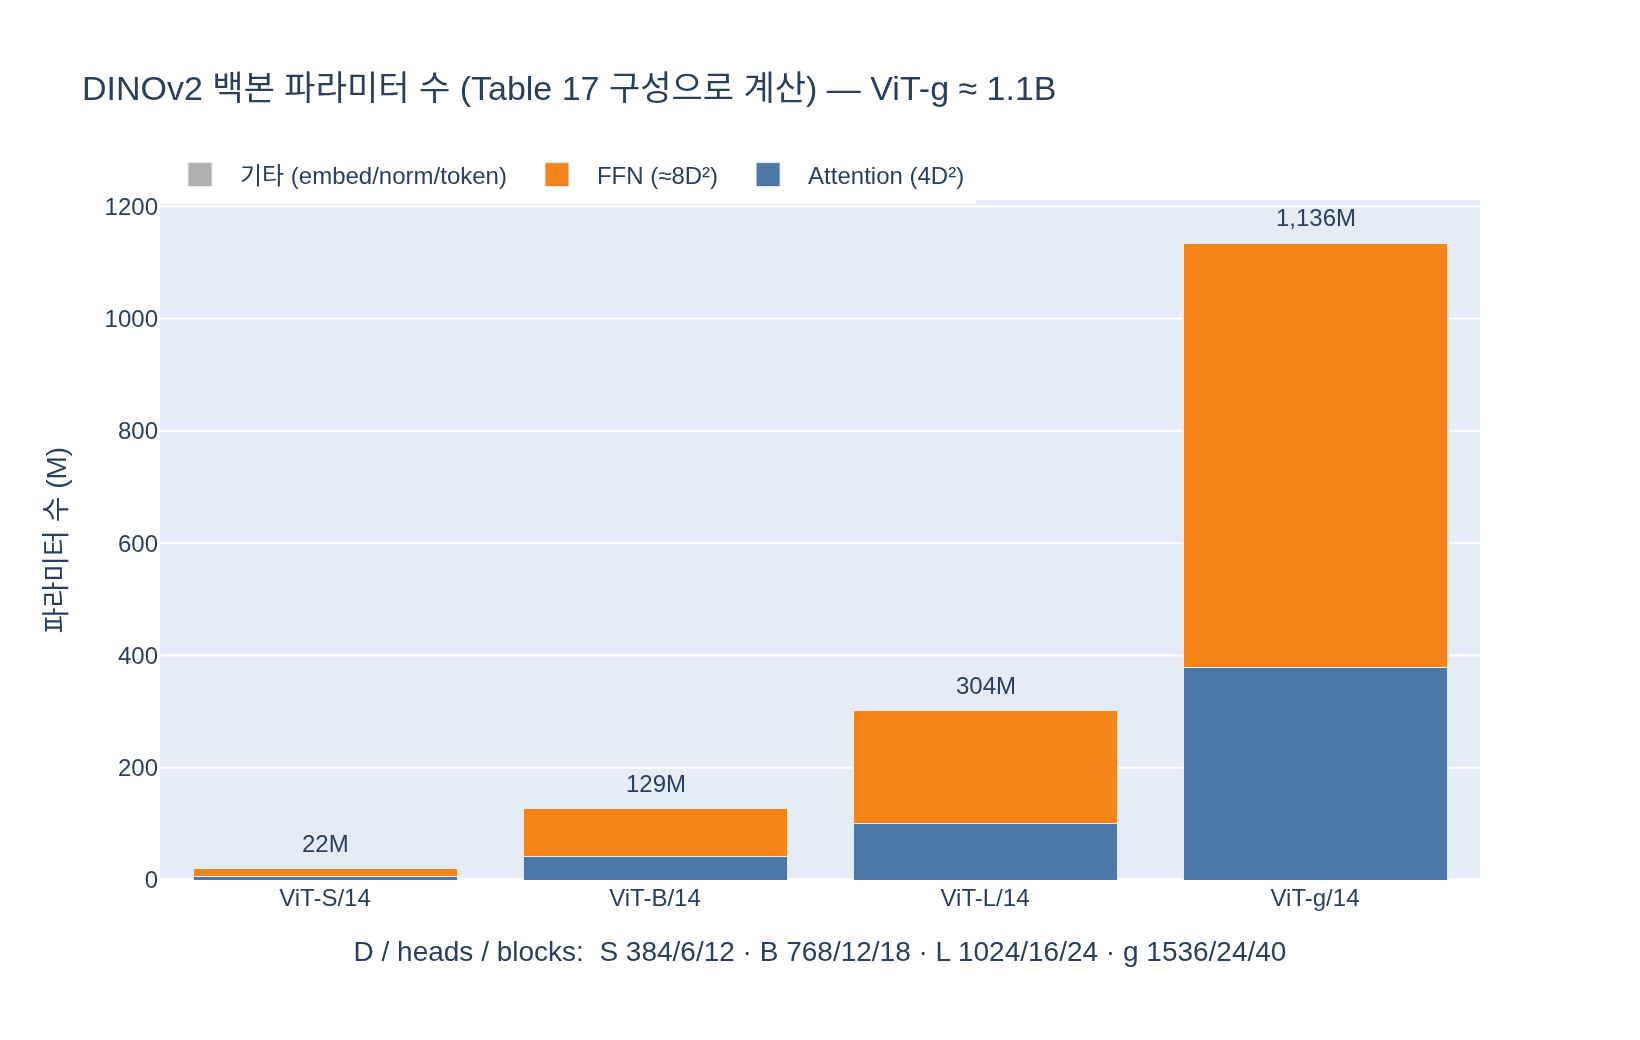

The Python source for this figure:
# %% [markdown]
# # DINOv2 ViT-g 백본의 파라미터 수 — 직접 세어 보기
#
# **카드 요지**: DINOv2 ViT-g/14 백본은 **약 11억(1.1B) 파라미터**이며,
# embedding dim **1536**, **24 heads**(64 dim/head), **40 blocks**, **SwiGLU FFN** 구성이다
# (논문 5장 "Fast and memory-efficient attention" 절, 부록 Table 17).
#
# 이 스크립트는 논문 Table 17의 숫자와 이 저장소의 실제 구현
# (`dinov2/models/vision_transformer.py`의 `vit_giant2`, `dinov2/layers/swiglu_ffn.py`)을
# 근거로 파라미터 수를 **numpy 없이 산술만으로** 재현한다. torch 불필요.
#
# 필요 패키지: plotly, kaleido (그래프 저장용; 없으면 계산 부분만 실행됨)

# %%
import os

def _show(fig):
    try:
        from IPython import get_ipython
        if get_ipython() is not None:  # VSCode 셀/Jupyter에서만 렌더링
            fig.show()
    except ImportError:
        pass

HERE = os.path.dirname(os.path.abspath(__file__)) if "__file__" in globals() else os.getcwd()

# %% [markdown]
# ## 1. 블록 하나의 파라미터 수
#
# ViT 블록 하나는 다음으로 구성된다 (DINOv2 구현 기준, bias 포함):
#
# - **Attention**: $W_{qkv} \in \mathbb{R}^{D \times 3D}$, $W_{proj} \in \mathbb{R}^{D \times D}$
#   $\Rightarrow 4D^2 + 4D$
# - **LayerNorm × 2**: 각 $2D$ $\Rightarrow 4D$
# - **LayerScale × 2**: 각 $D$ $\Rightarrow 2D$
# - **FFN**: 아래 두 종류 중 하나
#   - 일반 MLP (hidden $H = 4D$): $W_1 \in \mathbb{R}^{D \times H}$, $W_2 \in \mathbb{R}^{H \times D}$
#     $\Rightarrow 2DH + H + D$
#   - **SwiGLU** (DINOv2 `SwiGLUFFNFused`): $\text{SwiGLU}(x) = (\text{SiLU}(xW_1) \odot xW_2)\,W_3$.
#     게이트 때문에 행렬이 3개라, 파라미터 수를 MLP와 맞추기 위해 hidden을
#     $H' = \lfloor \tfrac{2}{3}\cdot 4D \rfloor$ (8의 배수로 정렬)로 줄인다.
#     $\Rightarrow 2DH' + 2H' + H'D + D = 3DH' + 2H' + D$
#
# head 수는 파라미터 수에 **영향을 주지 않는다** — $D$를 몇 조각으로 나눠 attention을 계산하느냐의 문제일 뿐,
# $W_{qkv}$의 크기는 $D \times 3D$로 동일하다.

# %%
def attn_params(D):
    return (D * 3 * D + 3 * D) + (D * D + D)          # qkv + proj (bias 포함)

def mlp_params(D, mlp_ratio=4):
    H = int(mlp_ratio * D)
    return (D * H + H) + (H * D + D)                    # fc1 + fc2

def swiglu_hidden(D, mlp_ratio=4):
    # dinov2/layers/swiglu_ffn.py SwiGLUFFNFused: hidden = (int(hidden*2/3) + 7) // 8 * 8
    H = int(mlp_ratio * D)
    return (int(H * 2 / 3) + 7) // 8 * 8

def swiglu_params(D, mlp_ratio=4):
    Hp = swiglu_hidden(D, mlp_ratio)
    w12 = D * (2 * Hp) + 2 * Hp                         # W1, W2를 하나의 Linear(D, 2H')로 융합
    w3 = Hp * D + D
    return w12 + w3

def block_params(D, ffn="swiglu", mlp_ratio=4):
    norms = 2 * (2 * D)          # LayerNorm(weight, bias) × 2
    layerscale = 2 * D           # LayerScale gamma × 2
    ffn_p = swiglu_params(D, mlp_ratio) if ffn == "swiglu" else mlp_params(D, mlp_ratio)
    return attn_params(D) + norms + layerscale + ffn_p

D = 1536
print("ViT-g  D =", D, " heads = 24  → dim/head =", D // 24)
print("SwiGLU hidden H' =", swiglu_hidden(D), "(MLP였다면 4D =", 4 * D, ")")
print(f"attention      : {attn_params(D):>13,}")
print(f"SwiGLU FFN     : {swiglu_params(D):>13,}")
print(f"(참고) MLP FFN : {mlp_params(D):>13,}")
print(f"block (SwiGLU) : {block_params(D):>13,}")
# 출력:
# ViT-g  D = 1536  heads = 24  → dim/head = 64
# SwiGLU hidden H' = 4096 (MLP였다면 4D = 6144 )
# attention      :     9,443,328
# SwiGLU FFN     :    18,884,096
# (참고) MLP FFN :    18,882,048
# block (SwiGLU) :    28,336,640

# %% [markdown]
# SwiGLU와 MLP의 FFN 파라미터 수가 거의 같다는 점에 주목 — hidden을 $\tfrac{2}{3}$로 줄이는 것이
# 바로 "파라미터 수를 유지하면서 게이트를 넣는" 트릭이다 (Shazeer, 2020).
#
# ## 2. 전체 백본 = 40 blocks + 임베딩/토큰 + 최종 norm
#
# - Patch embedding (conv $14\times14$, 3채널 → $D$): $3\cdot14^2 D + D$
# - cls token $D$, mask token $D$
# - positional embedding: 학습 해상도 518px, 패치 14 → $37^2 + 1 = 1370$ 토큰 $\Rightarrow 1370 D$
# - 최종 LayerNorm: $2D$

# %%
def backbone_params(D, depth, ffn="swiglu", patch=14, img=518, mlp_ratio=4):
    n_tok = (img // patch) ** 2 + 1
    patch_embed = 3 * patch * patch * D + D
    tokens = D + D + n_tok * D                         # cls + mask + pos_embed
    final_norm = 2 * D
    return depth * block_params(D, ffn, mlp_ratio) + patch_embed + tokens + final_norm

total_g = backbone_params(1536, 40)
print(f"ViT-g/14 (DINOv2) 총 파라미터: {total_g:,}  ≈ {total_g/1e9:.2f}B")
print(f"  그 중 40 blocks           : {40*block_params(1536):,}  ({40*block_params(1536)/total_g:.1%})")
# 출력:
# ViT-g/14 (DINOv2) 총 파라미터: 1,136,480,768  ≈ 1.14B
#   그 중 40 blocks           : 1,133,465,600  (99.7%)

# %% [markdown]
# 논문이 말하는 **"1.1B parameters"**가 그대로 나온다. 파라미터의 99.7%는 40개 블록에 있고,
# 그 안에서 FFN이 약 2/3, attention이 약 1/3을 차지한다.
#
# ## 3. Zhai et al.(2022)의 원래 ViT-g와 비교
#
# 원래 ViT-g는 $D=1408$, 16 heads(88 dim/head), 40 blocks, MLP hidden 6144다.
# DINOv2는 FlashAttention 효율을 위해 **dim/head가 64의 배수, $D$가 256의 배수**가 되도록
# $D=1536$, 24 heads로 바꿨다. 그 대가로 파라미터가 약 12% 늘어난다.

# %%
def zhai_vitg_params(patch=14, img=224):
    D, depth, H = 1408, 40, 6144
    attn = attn_params(D)
    ffn = (D * H + H) + (H * D + D)
    blk = attn + 4 * D + ffn                          # LayerScale 없음(원본 ViT)
    n_tok = (img // patch) ** 2 + 1
    return depth * blk + (3 * patch * patch * D + D) + D + n_tok * D + 2 * D

zhai = zhai_vitg_params()
print(f"Zhai ViT-g/14 (1408, 16 heads, MLP 6144): {zhai:,} ≈ {zhai/1e9:.2f}B")
print(f"DINOv2 ViT-g/14 (1536, 24 heads, SwiGLU): {total_g:,} ≈ {total_g/1e9:.2f}B")
print(f"증가율: {(total_g/zhai - 1):.1%}")
print("dim/head: Zhai 1408/16 =", 1408 / 16, "(64의 배수 아님) vs DINOv2 1536/24 =", 1536 / 24)
print("D mod 256: Zhai", 1408 % 256, "vs DINOv2", 1536 % 256)
# 출력:
# Zhai ViT-g/14 (1408, 16 heads, MLP 6144): 1,011,202,432 ≈ 1.01B
# DINOv2 ViT-g/14 (1536, 24 heads, SwiGLU): 1,136,480,768 ≈ 1.14B
# 증가율: 12.4%
# dim/head: Zhai 1408/16 = 88.0 (64의 배수 아님) vs DINOv2 1536/24 = 64.0
# D mod 256: Zhai 128 vs DINOv2 0

# %% [markdown]
# ## 4. DINOv2 모델 패밀리 전체 (Table 17)
#
# | Arch | Embed dim | Heads | Blocks | FFN |
# |---|---|---|---|---|
# | ViT-S/14 | 384 | 6 | 12 | MLP |
# | ViT-B/14 | 768 | 12 | 18 | MLP |
# | ViT-L/14 | 1024 | 16 | 24 | MLP (distilled) / SwiGLU (scratch) |
# | ViT-g/14 | 1536 | 24 | 40 | SwiGLU |
#
# 파라미터 수는 대략 $\text{depth}\times 12D^2$로 스케일한다 (attention $4D^2$ + FFN $8D^2$).

# %%
family = [
    ("ViT-S/14", 384, 12, "mlp"),
    ("ViT-B/14", 768, 18, "mlp"),
    ("ViT-L/14", 1024, 24, "mlp"),
    ("ViT-g/14", 1536, 40, "swiglu"),
]
rows = []
for name, d, depth, ffn in family:
    p = backbone_params(d, depth, ffn)
    approx = depth * 12 * d * d
    rows.append((name, d, depth, ffn, p))
    print(f"{name}: D={d:>5} depth={depth:>2} {ffn:6s} → {p/1e6:8.1f}M  (근사 12·depth·D² = {approx/1e6:7.1f}M)")
# 출력:
# ViT-S/14: D=  384 depth=12 mlp    →     22.1M  (근사 12·depth·D² =    21.2M)
# ViT-B/14: D=  768 depth=18 mlp    →    129.1M  (근사 12·depth·D² =   127.4M)
# ViT-L/14: D= 1024 depth=24 mlp    →    304.4M  (근사 12·depth·D² =   302.0M)
# ViT-g/14: D= 1536 depth=40 swiglu →   1136.5M  (근사 12·depth·D² =  1132.5M)

# %% [markdown]
# 공개된 체크포인트 크기(S 21M / B 86M / L 300M / g 1.1B)와 일치한다
# (B는 논문 Table 17의 18 blocks 기준이면 129M, 공개 hub 모델은 12 blocks라 86M).
#
# ## 5. 시각화 — 모델별 파라미터 구성(attention / FFN / 기타)

# %%
try:
    import plotly.graph_objects as go

    names = [r[0] for r in rows]
    attn_tot = [r[2] * attn_params(r[1]) / 1e6 for r in rows]
    ffn_tot = [r[2] * (swiglu_params(r[1]) if r[3] == "swiglu" else mlp_params(r[1])) / 1e6 for r in rows]
    other = [r[4] / 1e6 - a - f for r, a, f in zip(rows, attn_tot, ffn_tot)]

    fig = go.Figure()
    fig.add_bar(name="Attention (4D²)", x=names, y=attn_tot, marker_color="#4C78A8")
    fig.add_bar(name="FFN (≈8D²)", x=names, y=ffn_tot, marker_color="#F58518")
    fig.add_bar(name="기타 (embed/norm/token)", x=names, y=other, marker_color="#B0B0B0")
    for r in rows:
        fig.add_annotation(x=r[0], y=r[4] / 1e6, text=f"{r[4]/1e6:,.0f}M", showarrow=False, yshift=12)
    fig.update_layout(
        barmode="stack",
        title="DINOv2 백본 파라미터 수 (Table 17 구성으로 계산) — ViT-g ≈ 1.1B",
        yaxis_title="파라미터 수 (M)",
        xaxis_title="D / heads / blocks:  S 384/6/12 · B 768/12/18 · L 1024/16/24 · g 1536/24/40",
        legend=dict(orientation="h", y=1.08),
        width=820, height=520,
    )
    _show(fig)
    out = os.path.join(HERE, "expy.png")
    fig.write_image(out, scale=2)
    print("saved:", out)
except ImportError as e:
    print("plotly/kaleido 없음 — 시각화 생략:", e)
# 출력:
# saved: /home/sungwoo/projects/swcho/dinov2/fm/papers/.fm/hints/9e37252f-df2a-432f-9bf0-d8374e3dc4d1/expy.png

# %% [markdown]
# ## 정리
#
# - DINOv2 ViT-g/14: $D=1536$, 24 heads (64 dim/head), 40 blocks, SwiGLU FFN → **≈1.14B ≈ "1.1B"**
# - head 수는 파라미터 수와 무관; $D$와 depth가 결정한다 ($\approx 12\,\text{depth}\,D^2$)
# - 1408→1536으로 키운 이유는 정확도가 아니라 **FlashAttention 하드웨어 효율**(64 dim/head, $D$가 256의 배수)
# - SwiGLU는 hidden을 $\tfrac{2}{3}$로 줄여 MLP와 파라미터 수를 거의 같게 맞춘다
